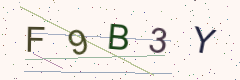
#> input picture datasets/ocr_synthetic_v1/dev/dev_100000.png, 240 x 80 px
$ python -i preprocess.py   (imports and definitions only)
#> lines starting #> are read from the running program, lines starting #| are printed output that depends on the picture; after the words box and inside, x2 and y2 are one past the last pixel; in counts of white or black regions, pixels touching at a corner belong together
"""
Image preprocessing variants (all operate on OWNED/synthetic CAPTCHA images).

Every variant returns an 8-bit single-channel image with DARK text on a WHITE background and a
white margin (Tesseract performs poorly when glyphs touch the image border).
"""
from typing import Callable

import cv2
import numpy as np

PAD = 20


def decode_image(data: bytes) -> np.ndarray:
    arr = np.frombuffer(data, np.uint8)
    img = cv2.imdecode(arr, cv2.IMREAD_COLOR)
    if img is None:
        raise ValueError("not a decodable image")
    return img


def _pad(binary_text_on_white: np.ndarray) -> np.ndarray:
    return cv2.copyMakeBorder(binary_text_on_white, PAD, PAD, PAD, PAD, cv2.BORDER_CONSTANT, value=255)


def remove_small_components(mask: np.ndarray, min_area: int) -> np.ndarray:
    """mask: white(255)=ink. Drops connected components smaller than min_area pixels."""
    n, labels, stats, _ = cv2.connectedComponentsWithStats(mask, connectivity=8)
    keep = np.zeros_like(mask)
    for i in range(1, n):
        if stats[i, cv2.CC_STAT_AREA] >= min_area:
            keep[labels == i] = 255
    return keep


def ink_mask(img: np.ndarray, thr: int = 115, min_area: int = 14) -> np.ndarray:
    """
    Ink = dark pixels. In the project's synthetic CAPTCHAs glyphs are dark (RGB < ~90) while noise
    lines and dots are lighter or single pixels, so a dark-pixel threshold plus a small-component
    filter isolates the characters. (Domain prior for our own generator; documented as such.)
    """
    gray = cv2.cvtColor(img, cv2.COLOR_BGR2GRAY)
    mask = (gray < thr).astype(np.uint8) * 255
    return remove_small_components(mask, min_area)


# ---------------------------------------------------------------- variants
def legacy(img: np.ndarray) -> np.ndarray:
    """The Phase 3-6 pipeline, unchanged: gray -> bilateral -> Otsu(inv) -> open 2x2 -> invert."""
    gray = cv2.cvtColor(img, cv2.COLOR_BGR2GRAY)
    den = cv2.bilateralFilter(gray, d=5, sigmaColor=50, sigmaSpace=50)
    _, th = cv2.threshold(den, 0, 255, cv2.THRESH_BINARY_INV + cv2.THRESH_OTSU)
    opened = cv2.morphologyEx(th, cv2.MORPH_OPEN, cv2.getStructuringElement(cv2.MORPH_RECT, (2, 2)))
    return cv2.bitwise_not(opened)


def otsu_upscaled(img: np.ndarray) -> np.ndarray:
    gray = cv2.cvtColor(img, cv2.COLOR_BGR2GRAY)
    big = cv2.resize(gray, None, fx=3, fy=3, interpolation=cv2.INTER_CUBIC)
    big = cv2.GaussianBlur(big, (5, 5), 0)
    _, th = cv2.threshold(big, 0, 255, cv2.THRESH_BINARY + cv2.THRESH_OTSU)
    return _pad(th)


def median_otsu_cc(img: np.ndarray) -> np.ndarray:
    gray = cv2.cvtColor(img, cv2.COLOR_BGR2GRAY)
    med = cv2.medianBlur(gray, 3)
    _, th = cv2.threshold(med, 0, 255, cv2.THRESH_BINARY_INV + cv2.THRESH_OTSU)
    th = remove_small_components(th, 25)
    th = cv2.resize(th, None, fx=2, fy=2, interpolation=cv2.INTER_NEAREST)
    return _pad(cv2.bitwise_not(th))


def adaptive_cc(img: np.ndarray) -> np.ndarray:
    gray = cv2.cvtColor(img, cv2.COLOR_BGR2GRAY)
    th = cv2.adaptiveThreshold(gray, 255, cv2.ADAPTIVE_THRESH_GAUSSIAN_C, cv2.THRESH_BINARY_INV, 21, 12)
    th = remove_small_components(th, 25)
    th = cv2.resize(th, None, fx=2, fy=2, interpolation=cv2.INTER_NEAREST)
    return _pad(cv2.bitwise_not(th))


def dark_ink(img: np.ndarray) -> np.ndarray:
    """Dark-pixel mask + component filter, upscaled and smoothed so Tesseract sees clean strokes."""
    mask = ink_mask(img)
    mask = cv2.resize(mask, None, fx=3, fy=3, interpolation=cv2.INTER_CUBIC)
    mask = cv2.GaussianBlur(mask, (5, 5), 0)
    _, mask = cv2.threshold(mask, 127, 255, cv2.THRESH_BINARY)
    return _pad(cv2.bitwise_not(mask))


def dark_ink_close(img: np.ndarray) -> np.ndarray:
    """dark_ink + a small closing to reconnect thin strokes broken by the noise-line removal."""
    mask = ink_mask(img, thr=125)
    mask = cv2.morphologyEx(mask, cv2.MORPH_CLOSE, cv2.getStructuringElement(cv2.MORPH_ELLIPSE, (3, 3)))
    mask = cv2.resize(mask, None, fx=3, fy=3, interpolation=cv2.INTER_CUBIC)
    mask = cv2.GaussianBlur(mask, (5, 5), 0)
    _, mask = cv2.threshold(mask, 127, 255, cv2.THRESH_BINARY)
    return _pad(cv2.bitwise_not(mask))


PREPROCESSORS: dict[str, Callable[[np.ndarray], np.ndarray]] = {
    "legacy": legacy,
    "otsu_upscaled": otsu_upscaled,
    "median_otsu_cc": median_otsu_cc,
    "adaptive_cc": adaptive_cc,
    "dark_ink": dark_ink,
    "dark_ink_close": dark_ink_close,
}

>>> import cv2
>>> picture = cv2.imread('../../datasets/ocr_synthetic_v1/dev/dev_100000.png')
#> picture is the input picture: shape (80, 240, 3); mean B, G, R 231.1, 235.8, 241.4
>>> result = dark_ink_close(picture)
#> in ink_mask, `gray = cv2.cvtColor(img, cv2.COLOR_BGR2GRAY)`:
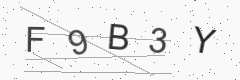
#> gray: shape (80, 240); min 37, max 249, mean 237.3
#> in ink_mask, `mask = (gray < thr).astype(np.uint8) * 255`:
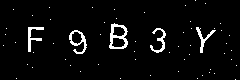
#> mask: shape (80, 240); 4.2% white in thin lines or dots
#> in remove_small_components, `n, labels, stats, _ = cv2.connectedComponentsWithStats(mask, connectiv..`:
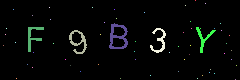
#> labels: shape (80, 240) int32; 61 distinct labels, from 0 to 60; one colour per label, 0 black
#> in remove_small_components, `n, labels, stats, _ = cv2.connectedComponentsWithStats(mask, connectiv..`: n = 61; stats = 61 rows, first 6: [0, 0, 240, 80, 18384], [195, 0, 1, 1, 1], [205, 3, 1, 1, 1], [185, 5, 1, 1, 1], [49, 7, 1, 1, 1], [92, 7, 1, 1, 1]
#> after the loop in remove_small_components, `for i in range(1, n):`:
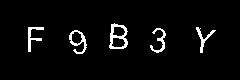
#> keep: shape (80, 240); 4% white in thin lines or dots, all inside (x1, y1, x2, y2) = (28, 23, 216, 54)
#> in dark_ink_close, `mask = cv2.resize(mask, None, fx=3, fy=3, interpolation=cv2.INTER_CUBIC)`:
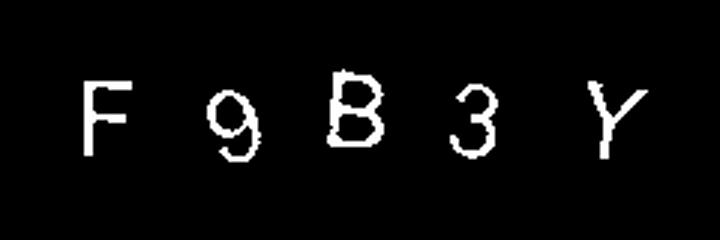
#> mask: shape (240, 720); min 0, max 255, mean 10.4
#> in dark_ink_close, `_, mask = cv2.threshold(mask, 127, 255, cv2.THRESH_BINARY)`:
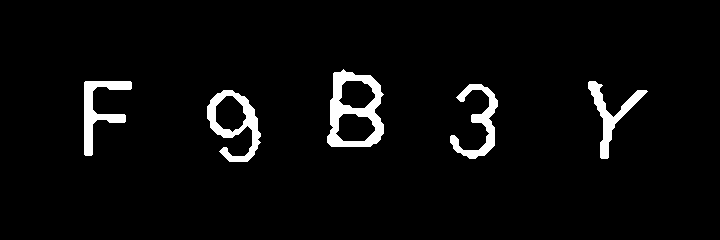
#> mask: shape (240, 720); 4.1% white; 5 white regions, box (x1, y1, x2, y2) and area: (327, 69, 384, 147) 2038, (207, 90, 261, 162) 1431, (84, 81, 132, 156) 1256, (450, 84, 498, 159) 1175, (588, 81, 648, 159) 1112
#> in _pad, `return cv2.copyMakeBorder(binary_text_on_white, PAD, PAD, PAD, PAD, cv..`:
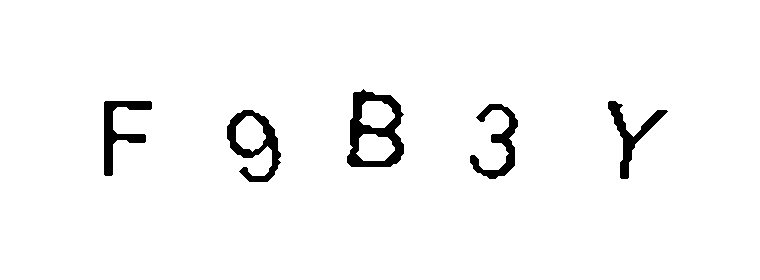
#> returned value: shape (280, 760); 96.7% white; 5 black regions, box (x1, y1, x2, y2) and area: (347, 89, 404, 167) 2038, (227, 110, 281, 182) 1431, (104, 101, 152, 176) 1256, (470, 104, 518, 179) 1175, (608, 101, 668, 179) 1112

$ run again, on datasets/ocr_synthetic_v1/dev/dev_100002.png
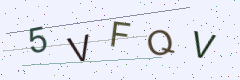
#> input picture datasets/ocr_synthetic_v1/dev/dev_100002.png, 240 x 80 px
#> picture is the input picture: shape (80, 240, 3); mean B, G, R 242.1, 232.5, 229.3
#> in remove_small_components, `n, labels, stats, _ = cv2.connectedComponentsWithStats(mask, connectiv..`:
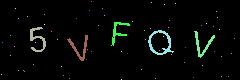
#> labels: shape (80, 240) int32; 67 distinct labels, from 0 to 66; one colour per label, 0 black
#> n = 67; stats = 67 rows, first 6: [0, 0, 240, 80, 18413], [91, 1, 1, 1, 1], [151, 2, 1, 1, 1], [175, 3, 1, 1, 1], [164, 4, 1, 1, 1], [15, 8, 1, 1, 1]
#> in _pad, `return cv2.copyMakeBorder(binary_text_on_white, PAD, PAD, PAD, PAD, cv..`:
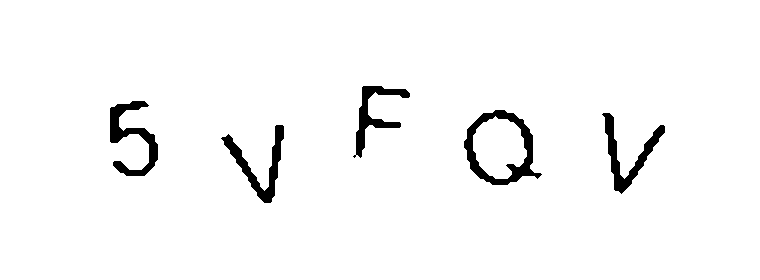
#> returned value: shape (280, 760); 96.9% white; 5 black regions, box (x1, y1, x2, y2) and area: (464, 110, 542, 185) 1683, (110, 101, 158, 176) 1346, (602, 113, 665, 194) 1247, (221, 125, 284, 203) 1247, (353, 86, 410, 158) 1092

$ run again, on datasets/ocr_synthetic_v1/dev/dev_100004.png
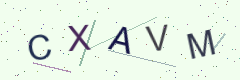
#> input picture datasets/ocr_synthetic_v1/dev/dev_100004.png, 240 x 80 px
#> picture is the input picture: shape (80, 240, 3); mean B, G, R 228.4, 241.6, 229.4
#> in remove_small_components, `n, labels, stats, _ = cv2.connectedComponentsWithStats(mask, connectiv..`:
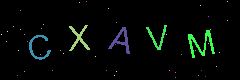
#> labels: shape (80, 240) int32; 47 distinct labels, from 0 to 46; one colour per label, 0 black
#> n = 47; stats = 47 rows, first 6: [0, 0, 240, 80, 18301], [86, 1, 1, 1, 1], [227, 1, 1, 1, 1], [79, 2, 1, 1, 1], [200, 5, 1, 1, 1], [108, 8, 1, 1, 1]
#> in _pad, `return cv2.copyMakeBorder(binary_text_on_white, PAD, PAD, PAD, PAD, cv..`:
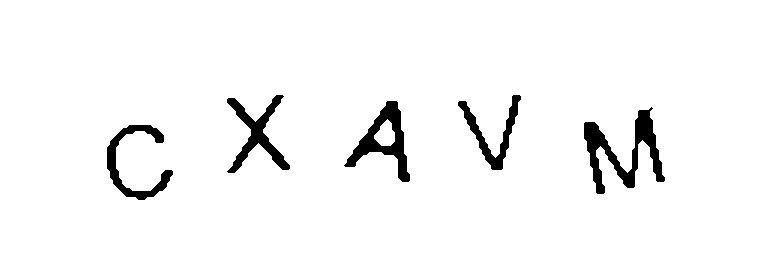
#> returned value: shape (280, 760); 96.3% white; 5 black regions, box (x1, y1, x2, y2) and area: (584, 107, 665, 194) 2309, (344, 101, 410, 182) 1719, (227, 95, 290, 173) 1490, (107, 125, 173, 200) 1319, (458, 95, 521, 170) 1139
